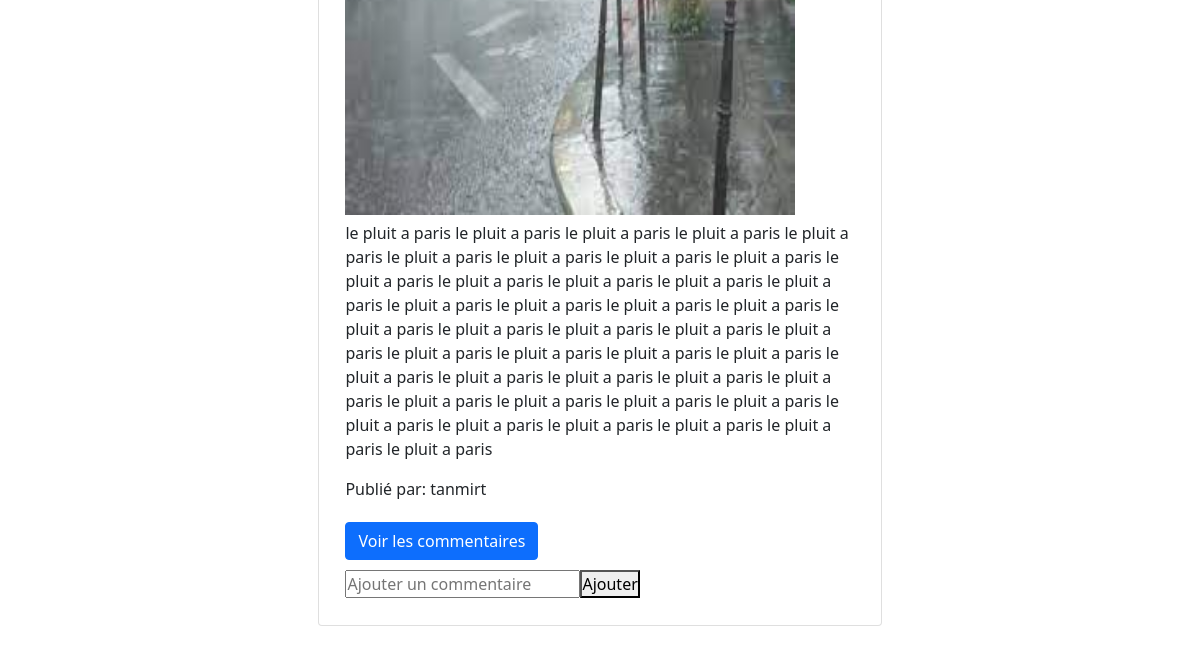
The page /php/home.php (signed in, lower part) on the database as committed earlier.
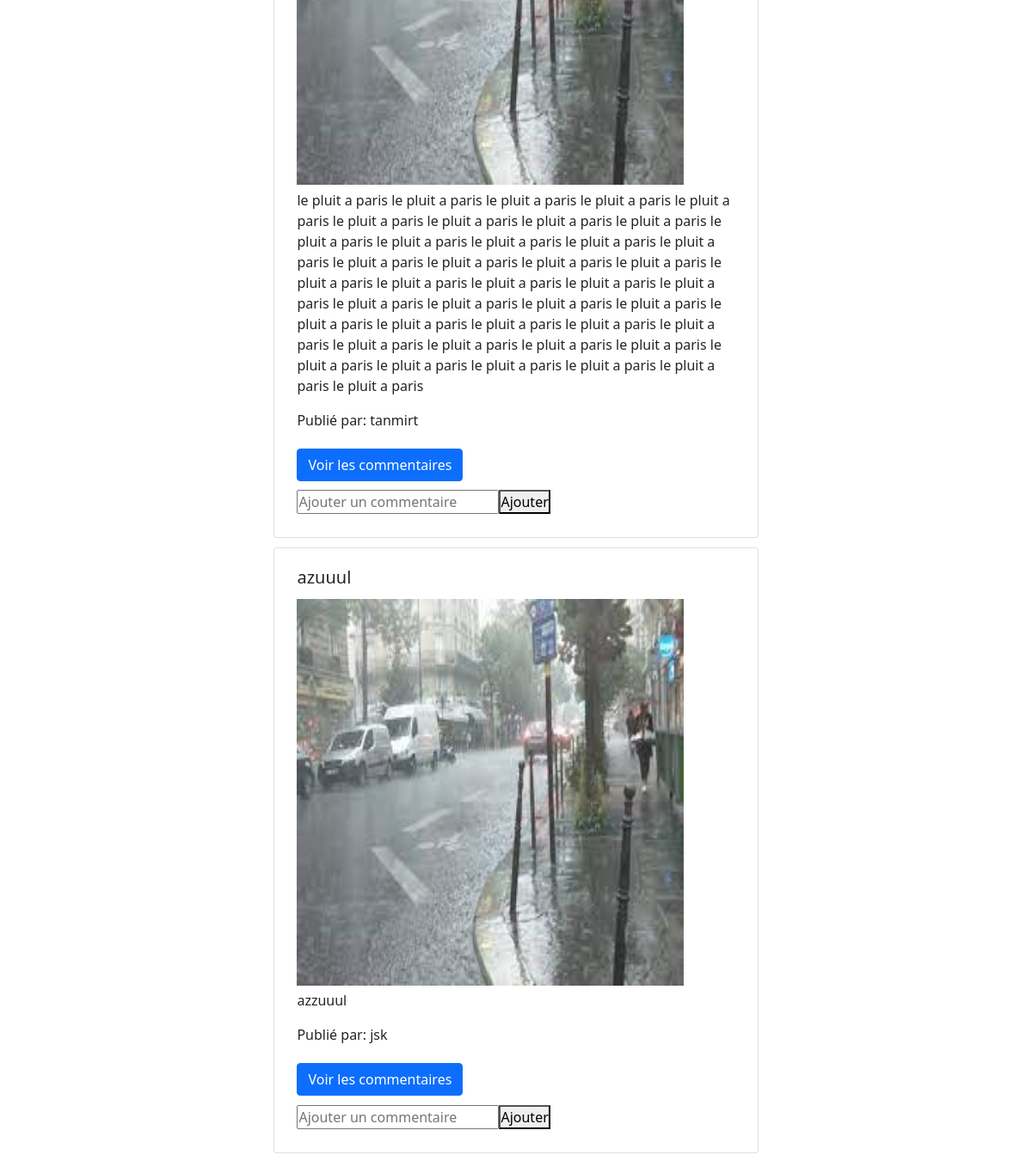
The same page on the database as committed later.
### tables this page shows
CREATE TABLE `post` (
  `id` int(10) UNSIGNED NOT NULL,
  `user_id` int(10) UNSIGNED NOT NULL,
  `title` text NOT NULL,
  `text` text NOT NULL,
  `image` varchar(255) DEFAULT NULL,
  `commentary` text NOT NULL
);

CREATE TABLE `users` (
  `id` int(10) UNSIGNED NOT NULL,
  `lastname` varchar(255) NOT NULL,
  `name` varchar(255) NOT NULL,
  `mail` varchar(255) NOT NULL,
  `country` varchar(255) NOT NULL,
  `password` varchar(255) NOT NULL,
  `birthday` date NOT NULL,
  `phone` char(10) NOT NULL,
  `account_state` enum('0','1') DEFAULT NULL,
  `username` varchar(255) NOT NULL
);

### php/fonctionsPHP.php (the view, shortened to what this page needs)
<?php
function fromTablePost($id){
    require("../pdo/pdo.php");
    $maRequete = $pdo->prepare("
    SELECT post.*, users.username
    FROM post
    JOIN users ON post.user_id = users.id
    WHERE post.user_id = :user_id
    ORDER BY post.id DESC
    ");
    $maRequete->execute([
        ":user_id" => $id
    ]);
    $result = $maRequete->fetchall(PDO::FETCH_ASSOC);
    return $result;
}
function afficherPublicationsAmis($userID) {
    require('../pdo/pdo.php');
    $query = $pdo->prepare("SELECT friend_id FROM friendlist WHERE user_id = :userID");
    $query->execute(array(':userID' => $userID));
    $friends = $query->fetchAll(PDO::FETCH_COLUMN);
    foreach ($friends as $friendID) {
        $posts = fromTablePost($friendID);
        $queryFriendInfo = $pdo->prepare("SELECT username FROM users WHERE id = :friendID");
        $queryFriendInfo->execute(array(':friendID' => $friendID));
        $friendName = $queryFriendInfo->fetch(PDO::FETCH_ASSOC)['username'];
        foreach ($posts as $post) {
            $postPhoto = $post['image'];
            echo '<div class="card mx-auto my-12" style="width: 50%;">';
            if ($postPhoto != NULL) {
                $monImage = '<img id="post1" src="'. $postPhoto .'" style="width:450px;height:450px;" alt="'. $postPhoto .'">';
            }
            echo '<div class="card-body">';
            echo '<h5 class="card-title">' . $post["title"] . '</h5>';
            echo $monImage;
            echo '<p class="card-text">' . $post["text"] . '</p>';
            echo '<p class="card-text">Publié par: ' . $friendName . '</p>';
            echo '<a href="voirCommentaire.php?id=' . $post["id"] . '" class="btn btn-primary">Voir les commentaires</a>';
            echo '<form method="post" action="commentaire.php">';
            echo '<input type="text" name="text" placeholder="Ajouter un commentaire">';
            echo '<button type="submit" name="commentaire">Ajouter</button>';
            echo '</form>';
            echo '</div>';
            echo '</div>';
        }
    }
}

Rows that differ between the two databases and show on the page:
added post: title "azuuul", image (picture), text "azzuuul", user.username "jsk"
